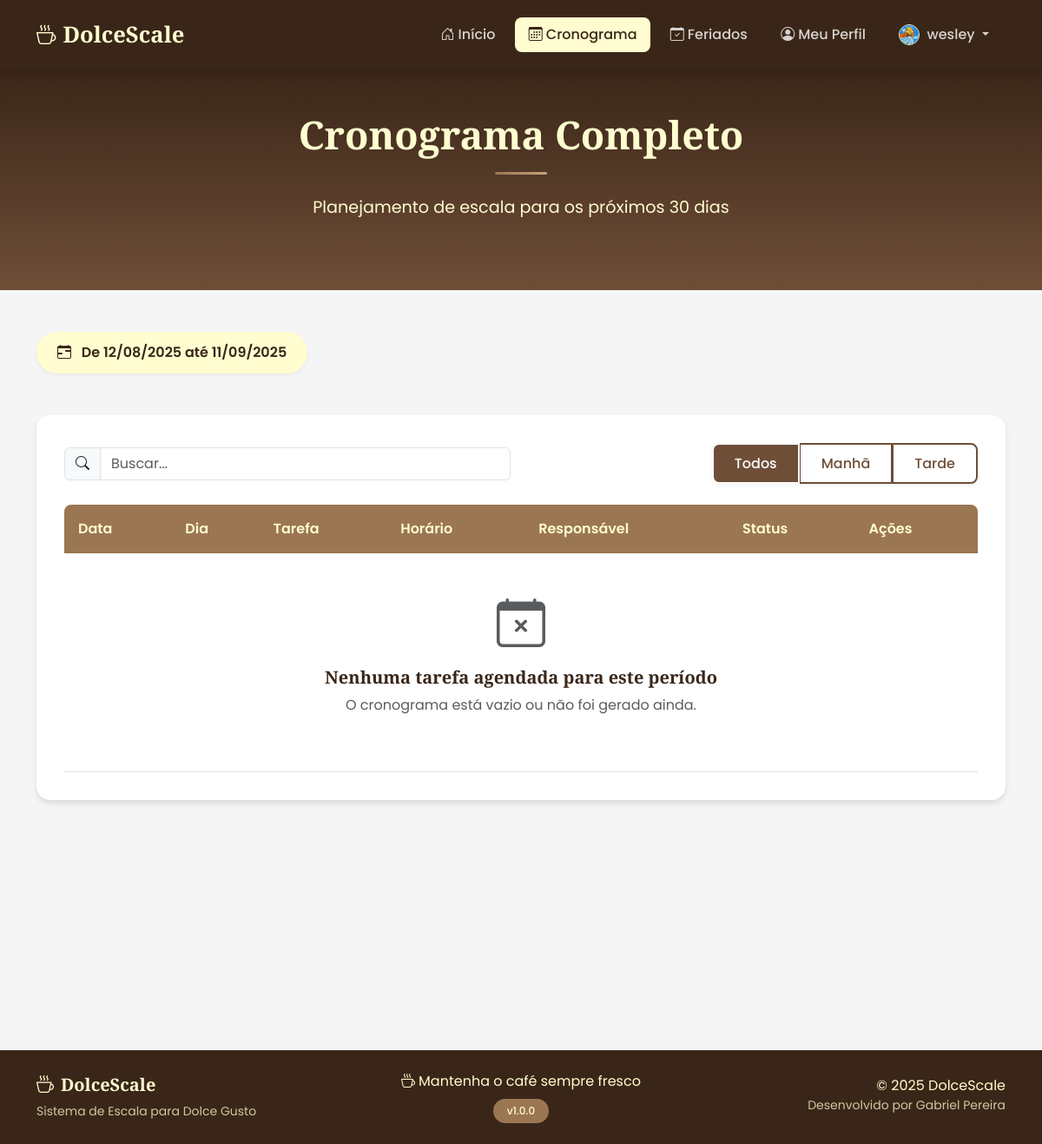
Page /cronograma/ (signed in) on the earlier database version.
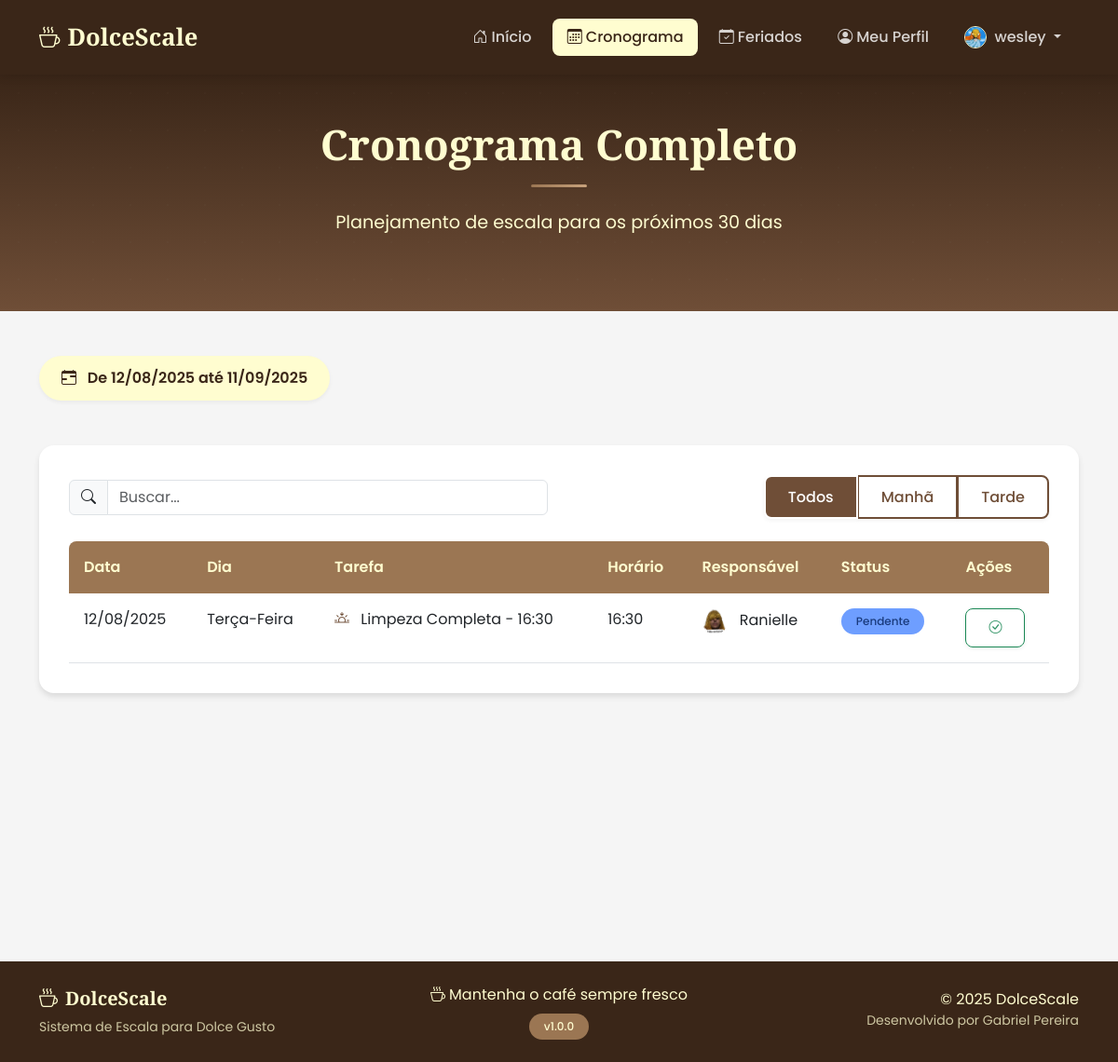
Same page on the later database version.
### core/models.py (models this page shows, shortened)
class TeamMember(models.Model):
    CLEANING_PREFERENCES = [
        ('auto', 'Automático (30min antes da saída)'),
        ('early', 'Preferência por horário mais cedo'),
        ('late', 'Preferência por horário mais tarde')
    ]
    email = models.EmailField(unique=True, null=True, blank=True)
    user = models.OneToOneField(User, on_delete=models.CASCADE)
    phone = models.CharField(max_length=15, help_text="Número de WhatsApp", null=True, blank=True)
    is_active = models.BooleanField(default=True)
    avatar = models.ImageField(upload_to='avatars/', null=True, blank=True)
    exit_time = models.TimeField(
        default=time(18, 0),
        help_text="Horário de saída da empresa (usado para calcular horário de limpeza)"
    )
    cleaning_preference = models.CharField(
        max_length=20,
        choices=CLEANING_PREFERENCES,
        default='auto',
        help_text="Como calcular o horário de limpeza"
    )
    def __str__(self):
        return self.user.get_full_name() or self.user.username

class DutySchedule(models.Model):
    member = models.ForeignKey(TeamMember, on_delete=models.CASCADE)
    duty_type = models.ForeignKey(DutyType, on_delete=models.CASCADE)
    date = models.DateField()
    completed = models.BooleanField(default=False)
    notification_sent = models.BooleanField(default=False)
    coffees_served = models.PositiveIntegerField(default=0, help_text="Quantidade de cafés servidos neste turno")
    notes = models.TextField(blank=True, null=True, help_text="Observações sobre esta escala")
    class Meta:
        unique_together = ('duty_type', 'date')

class DutyType(models.Model):
    name = models.CharField(max_length=50)
    time = models.TimeField()  # Horário da tarefa
    description = models.TextField()

### core/views.py (the view)
# urls.py: path('cronograma/', views.schedule_view, name='schedule'),
def schedule_view(request):
    today = timezone.now().date()
    end_date = today + timedelta(days=30)  # próximos 30 dias
    duties = DutySchedule.objects.filter(
        date__gte=today,
        date__lte=end_date
    ).select_related('member', 'duty_type').order_by('date', 'duty_type__time')
    holidays = Holiday.objects.filter(
        date__gte=today,
        date__lte=end_date
    ).order_by('date')
    schedule_stats = {
        'total_duties': duties.count(),
        'completed_duties': duties.filter(completed=True).count(),
        'time_16_30_count': duties.filter(duty_type__time__hour=16).count(),
        'time_17_30_count': duties.filter(duty_type__time__hour=17).count(),
    }
    return render(request, 'core/schedule.html', {
        'duties': duties,
        'holidays': holidays,
        'start_date': today,
        'end_date': end_date,
        'schedule_stats': schedule_stats
    })

### templates/core/schedule.html (shortened to what this page needs)
{% extends 'base.html' %}
{% block content %}
<section class="hero-section" style="padding: 3rem 0;">
    <div class="container">
        <h1 class="hero-title">Cronograma Completo</h1>
        <div class="divider"></div>
        <p class="hero-subtitle">Planejamento de escala para os próximos {{ days|default:"30" }} dias</p>
    </div>
</section>
<div class="container">
    <div class="row mb-4">
        <div class="col-md-8">
            <div class="date-range-label">
                <i class="bi bi-calendar-range me-2"></i>
                De {{ start_date|date:"d/m/Y" }} até {{ end_date|date:"d/m/Y" }}
            </div>
        </div>
        <div class="col-md-4 text-md-end">
        </div>
    </div>
    <div class="row">
        <div class="col-12">
            <div class="schedule-card">
                <div class="filters mb-4">
                    <div class="row align-items-center">
                        <div class="col-md-6 mb-2 mb-md-0">
                            <div class="input-group">
                                <span class="input-group-text"><i class="bi bi-search"></i></span>
                                <input type="text" id="scheduleSearch" class="form-control" placeholder="Buscar...">
                            </div>
                        </div>
                        <div class="col-md-6 text-md-end">
                            <div class="btn-group">
                                <button type="button" class="btn btn-outline-coffee filter-btn active" data-filter="all">Todos</button>
                                <button type="button" class="btn btn-outline-coffee filter-btn" data-filter="morning">Manhã</button>
                                <button type="button" class="btn btn-outline-coffee filter-btn" data-filter="evening">Tarde</button>
                            </div>
                        </div>
                    </div>
                </div>
                <div class="table-responsive">
                    <table class="table table-hover" id="scheduleTable">
                        <thead>
                            <tr>
                                <th scope="col">Data</th>
                                <th scope="col">Dia</th>
                                <th scope="col">Tarefa</th>
                                <th scope="col">Horário</th>
                                <th scope="col">Responsável</th>
                                <th scope="col">Status</th>
                                {% if user.is_authenticated %}
                                <th scope="col">Ações</th>
                                {% endif %}
                            </tr>
                        </thead>
                        <tbody>
                            {% for duty in duties %}
                            <tr class="duty-row {% if 'Reabastecimento' in duty.duty_type.name %}morning-duty{% else %}evening-duty{% endif %}">
                                <td>{{ duty.date|date:"d/m/Y" }}</td>
                                <td>{{ duty.date|date:"l"|title }}</td>
                                <td>
                                    {% if 'Reabastecimento' in duty.duty_type.name %}
                                        <i class="bi bi-sunrise coffee-icon"></i>
                                    {% else %}
                                        <i class="bi bi-sunset coffee-icon"></i>
                                    {% endif %}
                                    {{ duty.duty_type.name }}
                                </td>
                                <td>{{ duty.duty_type.time|time:"H:i" }}</td>
                                <td>
                                    {% if duty.member.avatar %}
                                        <img src="{{ duty.member.avatar.url }}" alt="{{ duty.member }}" class="table-avatar me-2">
                                    {% else %}
                                        <i class="bi bi-person-circle me-2"></i>
                                    {% endif %}
                                    {{ duty.member }}
                                </td>
                                <td>
                                    {% if duty.completed %}
                                        <span class="badge bg-success">Concluída</span>
                                    {% else %}
                                        <span class="badge {% if 'Reabastecimento' in duty.duty_type.name %}badge-morning{% else %}badge-evening{% endif %}">Pendente</span>
                                    {% endif %}
                                </td>
                                {% if user.is_authenticated %}
                                <td>
                                    <a href="{% url 'mark_completed' duty.id %}" class="btn btn-sm {% if duty.completed %}btn-outline-danger{% else %}btn-outline-success{% endif %}">
                                        {% if duty.completed %}
                                            <i class="bi bi-x-circle"></i>
                                        {% else %}
                                            <i class="bi bi-check-circle"></i>
                                        {% endif %}
                                    </a>
                                </td>
                                {% endif %}
                            </tr>
                            {% empty %}
                            <tr>
                                <td colspan="{% if user.is_authenticated %}7{% else %}6{% endif %}" class="text-center">
                                    <div class="empty-message">
                                        <i class="bi bi-calendar-x display-4 text-muted d-block mb-3"></i>
                                        <h5>Nenhuma tarefa agendada para este período</h5>
                                        <p class="text-muted">O cronograma está vazio ou não foi gerado ainda.</p>
                                    </div>
                                </td>
                            </tr>
                            {% endfor %}
                        </tbody>
                    </table>
                </div>
            </div>
        </div>
    </div>
    <div class="row mt-4">
        <div class="col-12">
        </div>
    </div>
</div>
{% endblock %}

### templates/base.html (shortened to what this page needs)
{% load static %}
<!DOCTYPE html>
<html lang="pt-br">
<head>
    <link href="https://cdn.jsdelivr.net/npm/bootstrap@5.3.0-alpha1/dist/css/bootstrap.min.css" rel="stylesheet">
    <link rel="stylesheet" href="https://cdn.jsdelivr.net/npm/bootstrap-icons@1.10.3/font/bootstrap-icons.css">
    <link rel="stylesheet" href="{% static 'css/main.css' %}">
</head>
<body>
    {% include 'components/navbar.html' %}
    <main>
        {% block content %}{% endblock %}
    </main>
    {% include 'components/footer.html' %}
</body>
</html>

### templates/components/navbar.html (shortened to what this page needs)
<nav class="navbar navbar-expand-lg navbar-dark sticky-top">
    <div class="container">
        <a class="navbar-brand" href="{% url 'home' %}">
            <i class="bi bi-cup-hot me-2"></i>DolceScale
        </a>
        <div class="collapse navbar-collapse" id="navbarMain">
            <ul class="navbar-nav ms-auto mb-2 mb-lg-0">
                <li class="nav-item">
                    <a class="nav-link {% if request.path == '/' %}active{% endif %}" href="{% url 'home' %}">
                        <i class="bi bi-house-door me-1"></i>Início
                    </a>
                </li>
                <li class="nav-item">
                    <a class="nav-link {% if 'cronograma' in request.path %}active{% endif %}" href="{% url 'schedule' %}">
                        <i class="bi bi-calendar3 me-1"></i>Cronograma
                    </a>
                </li>
                <li class="nav-item">
                    <a class="nav-link {% if 'feriados' in request.path %}active{% endif %}" href="{% url 'holiday_list' %}">
                        <i class="bi bi-calendar-check me-1"></i>Feriados
                    </a>
                </li>
                {% if user.is_authenticated %}
                    <li class="nav-item">
                        <a class="nav-link {% if 'perfil' in request.path %}active{% endif %}" href="{% url 'profile' %}">
                            <i class="bi bi-person-circle me-1"></i>Meu Perfil
                        </a>
                    </li>
                    <li class="nav-item dropdown">
                        <a class="nav-link dropdown-toggle" href="#" id="userDropdown" role="button"
                           data-bs-toggle="dropdown" aria-expanded="false">
                            {% if user.teammember.avatar %}
                                <img src="{{ user.teammember.avatar.url }}" alt="{{ user.username }}"
                                     class="navbar-avatar rounded-circle me-1">
                            {% else %}
                                <i class="bi bi-person-circle me-1"></i>
                            {% endif %}
                            {{ user.get_username }}
                        </a>
                    </li>
                {% else %}
                    <li class="nav-item">
                        <a class="nav-link" href="#" data-bs-toggle="modal" data-bs-target="#loginModal">
                            <i class="bi bi-box-arrow-in-right me-1"></i>Entrar
                        </a>
                    </li>
                {% endif %}
            </ul>
        </div>
    </div>
</nav>

### templates/components/footer.html (shortened to what this page needs)
<footer class="footer mt-5 py-4">
    <div class="container">
        <div class="row align-items-center">
            <div class="col-md-4 text-center text-md-start mb-3 mb-md-0">
                <a href="{% url 'home' %}" class="d-inline-block text-decoration-none mb-2">
                    <h5 class="text-cream m-0 d-flex align-items-center">
                        <i class="bi bi-cup-hot me-2"></i>DolceScale
                    </h5>
                </a>
                <p class="small text-cream opacity-75 mb-0">Sistema de Escala para Dolce Gusto</p>
            </div>
            <div class="col-md-4 text-center mb-3 mb-md-0">
                <p class="mb-0 text-cream">
                    <i class="bi bi-cup-hot me-1"></i>Mantenha o café sempre fresco
                </p>
                <div class="mt-2">
                    <span class="badge bg-coffee-light">
                        v1.0.0
                    </span>
                </div>
            </div>
            <div class="col-md-4 text-center text-md-end">
                <p class="mb-0 text-cream">&copy; {% now "Y" %} DolceScale</p>
                <p class="small text-cream opacity-75">Desenvolvido por Gabriel Pereira</p>
            </div>
        </div>
    </div>
</footer>

### templates/core/schedule.html (style rules this page uses)
.date-range-label { display: inline-block; background-color: var(--cream); color: var(--coffee-dark); padding: 0.75rem 1.5rem; border-radius: 50px; font-weight: 600; margin-bottom: 1.5rem; box-shadow: var(--shadow-sm); }
.table-avatar { width: 28px; height: 28px; border-radius: 50%; object-fit: cover; }
.filter-btn.active { background-color: var(--coffee-medium); color: white; }

### templates/components/footer.html (style rules this page uses)
.bg-coffee-light { background-color: var(--coffee-light); }
.text-cream { color: var(--cream); }

Differences in the rows shown:
added DutySchedule: date "12/08/2025", date "Terça-Feira", duty_type.name "Limpeza Completa - 16:30", duty_type.time "16:30", member.avatar (picture), member "Ranielle", completed "Pendente"
Other differences:
text no longer shown: "Nenhuma tarefa agendada para este período O cronograma está vazio ou não foi gerado ainda."
